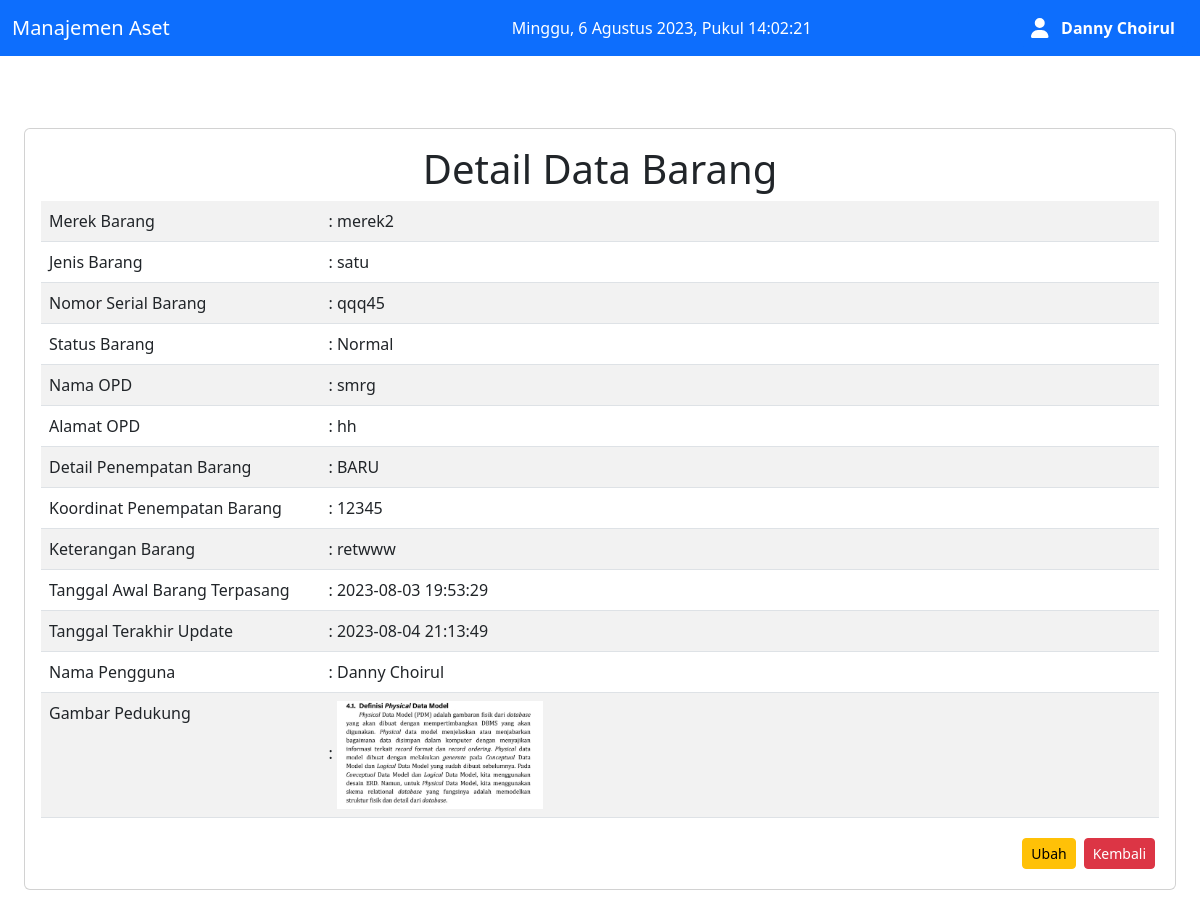
Screenshot of /barang/detail.php (signed in) with the database file from the repository.
### tables this page shows
CREATE TABLE `barang`  (
  `id_barang` varchar(255) NOT NULL,
  `join_merek_barang` varchar(255) NOT NULL,
  `join_jenis_barang` varchar(255) NOT NULL,
  `nomor_serial_barang` varchar(255) NOT NULL,
  `status_barang` varchar(10) NOT NULL,
  `join_opd` varchar(266) NOT NULL,
  `detail_lokasi_barang` varchar(255) NOT NULL,
  `koordinat_barang` varchar(100) NOT NULL,
  `keterangan_barang` varchar(255) NULL DEFAULT NULL,
  `tanggal_masuk_barang` timestamp NULL DEFAULT current_timestamp,
  `tanggal_update_barang` timestamp NULL DEFAULT current_timestamp,
  `join_pengguna` varchar(255) NOT NULL,
  `gambar_barang` varchar(255) NULL DEFAULT NULL,
  PRIMARY KEY (`id_barang`) USING BTREE,
  INDEX `nama`(`join_pengguna`) USING BTREE,
  INDEX `jenis_barang`(`join_jenis_barang`) USING BTREE,
  INDEX `merek_barang`(`join_merek_barang`) USING BTREE,
  INDEX `opd`(`join_opd`) USING BTREE,
  INDEX `gambar`(`gambar_barang`) USING BTREE,
  CONSTRAINT `jenis_barang` FOREIGN KEY (`join_jenis_barang`) REFERENCES `jenis_barang` (`id_jenis_barang`) ON DELETE NO ACTION ON UPDATE NO ACTION,
  CONSTRAINT `merek_barang` FOREIGN KEY (`join_merek_barang`) REFERENCES `merek_barang` (`id_merek_barang`) ON DELETE NO ACTION ON UPDATE NO ACTION,
  CONSTRAINT `opd` FOREIGN KEY (`join_opd`) REFERENCES `opd` (`id_opd`) ON DELETE NO ACTION ON UPDATE NO ACTION,
  CONSTRAINT `pengguna` FOREIGN KEY (`join_pengguna`) REFERENCES `pengguna` (`id_pengguna`) ON DELETE NO ACTION ON UPDATE NO ACTION
);

CREATE TABLE `merek_barang`  (
  `id_merek_barang` varchar(255) NOT NULL,
  `nama_merek_barang` varchar(255) NULL DEFAULT NULL,
  PRIMARY KEY (`id_merek_barang`) USING BTREE,
  INDEX `nama_merek_barang`(`nama_merek_barang`) USING BTREE
);

CREATE TABLE `jenis_barang`  (
  `id_jenis_barang` varchar(255) NOT NULL,
  `nama_jenis_barang` varchar(255) NOT NULL,
  PRIMARY KEY (`id_jenis_barang`) USING BTREE,
  INDEX `nama_jenis_barang`(`nama_jenis_barang`) USING BTREE
);

CREATE TABLE `opd`  (
  `id_opd` varchar(255) NOT NULL,
  `nama_opd` varchar(255) NOT NULL,
  `alamat_opd` varchar(255) NOT NULL,
  PRIMARY KEY (`id_opd`) USING BTREE,
  INDEX `nama_opd`(`nama_opd`) USING BTREE,
  INDEX `nama_opd_2`(`nama_opd`, `id_opd`, `alamat_opd`) USING BTREE,
  INDEX `nama_opd_3`(`nama_opd`, `id_opd`) USING BTREE
);

CREATE TABLE `pengguna`  (
  `id_pengguna` varchar(255) NOT NULL,
  `username_pengguna` varchar(50) NOT NULL,
  `password_pengguna` varchar(255) NOT NULL,
  `nama_pengguna` varchar(255) NOT NULL,
  `level_pengguna` varchar(10) NOT NULL,
  PRIMARY KEY (`id_pengguna`) USING BTREE,
  INDEX `nama_user`(`nama_pengguna`) USING BTREE
);

### koneksi.php (called while the page is built)
<?php
$db = mysqli_connect("localhost", "root", "", "pendataan");
function query($query)
{
    global $db;
    $result = mysqli_query($db, $query);
    $rows = [];
    while ($row = mysqli_fetch_assoc($result)) {
        $rows[] = $row;
    }
    return $rows;
}

### barang/detail.php (the view, shortened to what this page needs)
<?php
require '../header.php';
$id_barang = (int)$_GET["id_barang"];
$barang = query("SELECT * FROM barang
JOIN merek_barang ON join_merek_barang = id_merek_barang
JOIN jenis_barang ON join_jenis_barang = id_jenis_barang
JOIN opd ON join_opd = id_opd
JOIN pengguna ON join_pengguna = id_pengguna
WHERE id_barang = $id_barang ")[0];
?>
<body>
    <div class="p-4" id="main-content">
        <div class="card mt-5">
            <div class="card-body">
                <h1 style="text-align:center">Detail Data Barang</h1>
                <table class="table table-striped">
                    <tr>
                        <td style="width: 25%">Merek Barang</td>
                        <td>: <?= $barang['nama_merek_barang']; ?> </td>
                    </tr>
                    <tr>
                        <td>Jenis Barang</td>
                        <td>: <?= $barang['nama_jenis_barang']; ?> </td>
                    </tr>
                    <tr>
                        <td>Nomor Serial Barang </td>
                        <td>: <?= $barang['nomor_serial_barang']; ?> </td>
                    </tr>
                    <tr>
                        <td>Status Barang</td>
                        <td>: <?= $barang['status_barang']; ?> </td>
                    </tr>
                    <tr>
                        <td>Nama OPD</td>
                        <td>: <?= $barang['nama_opd']; ?> </td>
                    </tr>
                    <tr>
                        <td>Alamat OPD</td>
                        <td>: <?= $barang['alamat_opd']; ?> </td>
                    </tr>
                    <tr>
                        <td>Detail Penempatan Barang</td>
                        <td>: <?= $barang['detail_lokasi_barang']; ?> </td>
                    </tr>
                    <tr>
                        <td>Koordinat Penempatan Barang</td>
                        <td>: <?= $barang['koordinat_barang']; ?> </td>
                    </tr>
                    <tr>
                        <td>Keterangan Barang</td>
                        <td>: <?= $barang['keterangan_barang']; ?> </td>
                    </tr>
                    <tr>
                        <td>Tanggal Awal Barang Terpasang</td>
                        <td>: <?= $barang['tanggal_masuk_barang']; ?> </td>
                    </tr>
                    <tr>
                        <td>Tanggal Terakhir Update</td>
                        <td>: <?= $barang['tanggal_update_barang']; ?> </td>
                    </tr>
                    <tr>
                        <td>Nama Pengguna</td>
                        <td>: <?= $barang['nama_pengguna']; ?> </td>
                    </tr>
                    <tr>
                        <td>Gambar Pedukung</td>
                        <td>:
                            <a href="../gambar/<?= $barang["gambar_barang"]; ?>">
                                <img src="../gambar/<?= $barang["gambar_barang"]; ?>" alt="gambar" width="25%">
                            </a>
                        </td>
                    </tr>
                </table>
                <a style="float: right;" class="btn btn-sm btn-danger m-1" href="index.php" role="button">Kembali</a>
                <a style="float: right;" class="btn btn-sm btn-warning m-1" href="ubah.php?id_barang=<?= $barang["id_barang"]; ?>" role="button">Ubah</a>
            </div>
        </div>
    </div>
</body>
<?php require '../footer.php'; ?>

### rows the page displays
barang: join_merek_barang.nama_merek_barang "merek2", join_jenis_barang.nama_jenis_barang "satu", nomor_serial_barang "qqq45", status_barang "Normal", join_opd.nama_opd "smrg", join_opd.alamat_opd "hh", detail_lokasi_barang "BARU", koordinat_barang "12345", keterangan_barang "retwww", tanggal_masuk_barang "2023-08-03 19:53:29", tanggal_update_barang "2023-08-04 21:13:49", join_pengguna.nama_pengguna "Danny Choirul", gambar_barang (picture)

### other values shown
$_SESSION["nama_pengguna"] "Danny Choirul"
